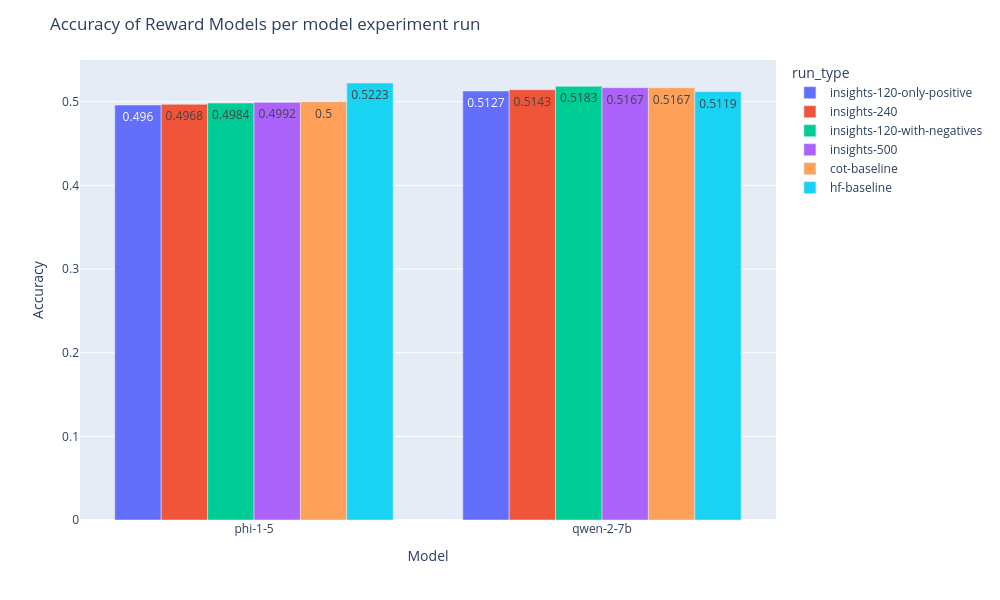

The code cell stored with this chart in its notebook:
### Code cell
fig = px.bar(
    rm_pd_df.sort_values(['model', 'accuracy'], ascending=[True, True]).round(4),
    x="model",
    y="accuracy",
    color="run_type",
    barmode="group",
    # facet_row="time",
    # facet_col="model",
    # category_orders={"day": ["Thur", "Fri", "Sat", "Sun"],
    #                  "time": ["Lunch", "Dinner"]}
    text='accuracy',
)

fig.update_layout(title_text=f"Accuracy of Reward Models per model experiment run")

# Set x-axis title
fig.update_xaxes(title_text="Model")

# Set y-axes titles
fig.update_yaxes(title_text="Accuracy", secondary_y=False)
# fig.update_yaxes(title_text="Rewards Mean", secondary_y=True)
fig.update_layout(
    autosize=False,
    width=1_000,
    height=600,
)
fig.show()

### Figure 1 — Plotly figure (JSON) as saved in the notebook; plotly's stock layout.template omitted (floating-point values rounded to 4 significant figures)
{"data": [{"alignmentgroup": "True", "hovertemplate": "run_type=insights-120-only-positive<br>model=%{x}<br>accuracy=%{text}<extra></extra>", "legendgroup": "insights-120-only-positive", "marker": {"color": "#636efa", "pattern": {"shape": ""}}, "name": "insights-120-only-positive", "offsetgroup": "insights-120-only-positive", "orientation": "v", "showlegend": true, "text": [0.496, 0.5127], "textposition": "auto", "type": "bar", "x": ["phi-1-5", "qwen-2-7b"], "xaxis": "x", "y": [0.496, 0.5127], "yaxis": "y"}, {"alignmentgroup": "True", "hovertemplate": "run_type=insights-240<br>model=%{x}<br>accuracy=%{text}<extra></extra>", "legendgroup": "insights-240", "marker": {"color": "#EF553B", "pattern": {"shape": ""}}, "name": "insights-240", "offsetgroup": "insights-240", "orientation": "v", "showlegend": true, "text": [0.4968, 0.5143], "textposition": "auto", "type": "bar", "x": ["phi-1-5", "qwen-2-7b"], "xaxis": "x", "y": [0.4968, 0.5143], "yaxis": "y"}, {"alignmentgroup": "True", "hovertemplate": "run_type=insights-120-with-negatives<br>model=%{x}<br>accuracy=%{text}<extra></extra>", "legendgroup": "insights-120-with-negatives", "marker": {"color": "#00cc96", "pattern": {"shape": ""}}, "name": "insights-120-with-negatives", "offsetgroup": "insights-120-with-negatives", "orientation": "v", "showlegend": true, "text": [0.4984, 0.5183], "textposition": "auto", "type": "bar", "x": ["phi-1-5", "qwen-2-7b"], "xaxis": "x", "y": [0.4984, 0.5183], "yaxis": "y"}, {"alignmentgroup": "True", "hovertemplate": "run_type=insights-500<br>model=%{x}<br>accuracy=%{text}<extra></extra>", "legendgroup": "insights-500", "marker": {"color": "#ab63fa", "pattern": {"shape": ""}}, "name": "insights-500", "offsetgroup": "insights-500", "orientation": "v", "showlegend": true, "text": [0.4992, 0.5167], "textposition": "auto", "type": "bar", "x": ["phi-1-5", "qwen-2-7b"], "xaxis": "x", "y": [0.4992, 0.5167], "yaxis": "y"}, {"alignmentgroup": "True", "hovertemplate": "run_type=cot-baseline<br>model=%{x}<br>accuracy=%{text}<extra></extra>", "legendgroup": "cot-baseline", "marker": {"color": "#FFA15A", "pattern": {"shape": ""}}, "name": "cot-baseline", "offsetgroup": "cot-baseline", "orientation": "v", "showlegend": true, "text": [0.5, 0.5167], "textposition": "auto", "type": "bar", "x": ["phi-1-5", "qwen-2-7b"], "xaxis": "x", "y": [0.5, 0.5167], "yaxis": "y"}, {"alignmentgroup": "True", "hovertemplate": "run_type=hf-baseline<br>model=%{x}<br>accuracy=%{text}<extra></extra>", "legendgroup": "hf-baseline", "marker": {"color": "#19d3f3", "pattern": {"shape": ""}}, "name": "hf-baseline", "offsetgroup": "hf-baseline", "orientation": "v", "showlegend": true, "text": [0.5223, 0.5119], "textposition": "auto", "type": "bar", "x": ["phi-1-5", "qwen-2-7b"], "xaxis": "x", "y": [0.5223, 0.5119], "yaxis": "y"}], "layout": {"autosize": false, "barmode": "group", "height": 600, "legend": {"title": {"text": "run_type"}, "tracegroupgap": 0}, "margin": {"t": 60}, "title": {"text": "Accuracy of Reward Models per model experiment run"}, "width": 1000, "xaxis": {"anchor": "y", "autorange": true, "domain": [0, 1], "range": [-0.5, 1.5], "title": {"text": "Model"}, "type": "category"}, "yaxis": {"anchor": "x", "autorange": true, "domain": [0, 1], "range": [0, 0.5498], "title": {"text": "Accuracy"}, "type": "linear"}}}
